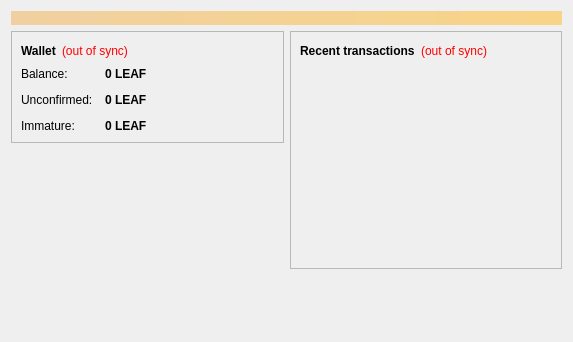
<?xml version="1.0" encoding="UTF-8"?>
<ui version="4.0">
 <class>OverviewPage</class>
 <widget class="QWidget" name="OverviewPage">
  <property name="geometry">
   <rect>
    <x>0</x>
    <y>0</y>
    <width>573</width>
    <height>342</height>
   </rect>
  </property>
  <property name="windowTitle">
   <string>Form</string>
  </property>
  <layout class="QVBoxLayout" name="topLayout">
   <item>
    <widget class="QLabel" name="labelAlerts">
     <property name="visible">
      <bool>false</bool>
     </property>
     <property name="styleSheet">
      <string notr="true">background-color: qlineargradient(x1: 0, y1: 0, x2: 1, y2: 0, stop:0 #F0D0A0, stop:1 #F8D488); color:#000000;</string>
     </property>
     <property name="wordWrap">
      <bool>true</bool>
     </property>
     <property name="margin">
      <number>3</number>
     </property>
    </widget>
   </item>
   <item>
    <layout class="QHBoxLayout" name="horizontalLayout" stretch="1,1">
     <item>
      <layout class="QVBoxLayout" name="verticalLayout_2">
       <item>
        <widget class="QFrame" name="frame">
         <property name="frameShape">
          <enum>QFrame::StyledPanel</enum>
         </property>
         <property name="frameShadow">
          <enum>QFrame::Raised</enum>
         </property>
         <layout class="QVBoxLayout" name="verticalLayout_4">
          <item>
           <layout class="QHBoxLayout" name="horizontalLayout_4">
            <item>
             <widget class="QLabel" name="label_5">
              <property name="font">
               <font>
                <weight>75</weight>
                <bold>true</bold>
               </font>
              </property>
              <property name="text">
               <string>Wallet</string>
              </property>
             </widget>
            </item>
            <item>
             <widget class="QLabel" name="labelWalletStatus">
              <property name="toolTip">
               <string>The displayed information may be out of date. Your wallet automatically synchronizes with the RupayaCoin network after a connection is established, but this process has not completed yet.</string>
              </property>
              <property name="styleSheet">
               <string notr="true">QLabel { color: red; }</string>
              </property>
              <property name="text">
               <string notr="true">(out of sync)</string>
              </property>
              <property name="alignment">
               <set>Qt::AlignLeading|Qt::AlignLeft|Qt::AlignVCenter</set>
              </property>
             </widget>
            </item>
            <item>
             <spacer name="horizontalSpacer_2">
              <property name="orientation">
               <enum>Qt::Horizontal</enum>
              </property>
              <property name="sizeHint" stdset="0">
               <size>
                <width>40</width>
                <height>20</height>
               </size>
              </property>
             </spacer>
            </item>
           </layout>
          </item>
          <item>
           <layout class="QFormLayout" name="formLayout_2">
            <property name="fieldGrowthPolicy">
             <enum>QFormLayout::AllNonFixedFieldsGrow</enum>
            </property>
            <property name="horizontalSpacing">
             <number>12</number>
            </property>
            <property name="verticalSpacing">
             <number>12</number>
            </property>
            <item row="0" column="0">
             <widget class="QLabel" name="label">
              <property name="text">
               <string>Balance:</string>
              </property>
             </widget>
            </item>
            <item row="0" column="1">
             <widget class="QLabel" name="labelBalance">
              <property name="font">
               <font>
                <weight>75</weight>
                <bold>true</bold>
               </font>
              </property>
              <property name="cursor">
               <cursorShape>IBeamCursor</cursorShape>
              </property>
              <property name="toolTip">
               <string>Your current balance</string>
              </property>
              <property name="text">
               <string notr="true">0 LEAF</string>
              </property>
              <property name="textInteractionFlags">
               <set>Qt::LinksAccessibleByMouse|Qt::TextSelectableByKeyboard|Qt::TextSelectableByMouse</set>
              </property>
             </widget>
            </item>
            <item row="1" column="0">
             <widget class="QLabel" name="label_3">
              <property name="text">
               <string>Unconfirmed:</string>
              </property>
             </widget>
            </item>
            <item row="1" column="1">
             <widget class="QLabel" name="labelUnconfirmed">
              <property name="font">
               <font>
                <weight>75</weight>
                <bold>true</bold>
               </font>
              </property>
              <property name="cursor">
               <cursorShape>IBeamCursor</cursorShape>
              </property>
              <property name="toolTip">
               <string>Total of transactions that have yet to be confirmed, and do not yet count toward the current balance</string>
              </property>
              <property name="text">
               <string notr="true">0 LEAF</string>
              </property>
              <property name="textInteractionFlags">
               <set>Qt::LinksAccessibleByMouse|Qt::TextSelectableByKeyboard|Qt::TextSelectableByMouse</set>
              </property>
             </widget>
            </item>
            <item row="2" column="0">
             <widget class="QLabel" name="labelImmatureText">
              <property name="text">
               <string>Immature:</string>
              </property>
             </widget>
            </item>
            <item row="2" column="1">
             <widget class="QLabel" name="labelImmature">
              <property name="font">
               <font>
                <weight>75</weight>
                <bold>true</bold>
               </font>
              </property>
              <property name="toolTip">
               <string>Mined balance that has not yet matured</string>
              </property>
              <property name="text">
               <string notr="true">0 LEAF</string>
              </property>
              <property name="textInteractionFlags">
               <set>Qt::LinksAccessibleByMouse|Qt::TextSelectableByKeyboard|Qt::TextSelectableByMouse</set>
              </property>
             </widget>
            </item>
           </layout>
          </item>
         </layout>
        </widget>
       </item>
       <item>
        <spacer name="verticalSpacer">
         <property name="orientation">
          <enum>Qt::Vertical</enum>
         </property>
         <property name="sizeHint" stdset="0">
          <size>
           <width>20</width>
           <height>40</height>
          </size>
         </property>
        </spacer>
       </item>
        <item>
         <widget class="QLabel" name="label_wallet_bgcoin">
          <property name="text">
           <string/>
          </property>
          <property name="pixmap">
           <pixmap resource="../bitcoin.qrc">:/images/wallet_bgcoin</pixmap>
          </property>
          <property name="scaledContents">
           <bool>false</bool>
          </property>
          <property name="alignment">
           <set>Qt::AlignCenter</set>
          </property>
          <property name="margin">
           <number>-2</number>
          </property>
         </widget>
        </item>
        <item>
         <widget class="QLabel" name="label_6">
          <property name="text">
           <string/>
          </property>
         </widget>
        </item>
      </layout>
     </item>
     <item>
      <layout class="QVBoxLayout" name="verticalLayout_3">
       <item>
        <widget class="QFrame" name="frame_2">
         <property name="frameShape">
          <enum>QFrame::StyledPanel</enum>
         </property>
         <property name="frameShadow">
          <enum>QFrame::Raised</enum>
         </property>
         <layout class="QVBoxLayout" name="verticalLayout">
          <item>
           <layout class="QHBoxLayout" name="horizontalLayout_2">
            <item>
             <widget class="QLabel" name="label_4">
              <property name="text">
               <string>&lt;b&gt;Recent transactions&lt;/b&gt;</string>
              </property>
             </widget>
            </item>
            <item>
             <widget class="QLabel" name="labelTransactionsStatus">
              <property name="toolTip">
               <string>The displayed information may be out of date. Your wallet automatically synchronizes with the RupayaCoin network after a connection is established, but this process has not completed yet.</string>
              </property>
              <property name="styleSheet">
               <string notr="true">QLabel { color: red; }</string>
              </property>
              <property name="text">
               <string notr="true">(out of sync)</string>
              </property>
              <property name="alignment">
               <set>Qt::AlignRight|Qt::AlignTrailing|Qt::AlignVCenter</set>
              </property>
             </widget>
            </item>
            <item>
             <spacer name="horizontalSpacer">
              <property name="orientation">
               <enum>Qt::Horizontal</enum>
              </property>
              <property name="sizeHint" stdset="0">
               <size>
                <width>40</width>
                <height>20</height>
               </size>
              </property>
             </spacer>
            </item>
           </layout>
          </item>
          <item>
           <widget class="QListView" name="listTransactions">
            <property name="styleSheet">
             <string notr="true">QListView { background: transparent; }</string>
            </property>
            <property name="frameShape">
             <enum>QFrame::NoFrame</enum>
            </property>
            <property name="verticalScrollBarPolicy">
             <enum>Qt::ScrollBarAlwaysOff</enum>
            </property>
            <property name="horizontalScrollBarPolicy">
             <enum>Qt::ScrollBarAlwaysOff</enum>
            </property>
            <property name="selectionMode">
             <enum>QAbstractItemView::NoSelection</enum>
            </property>
           </widget>
          </item>
         </layout>
        </widget>
       </item>
       <item>
        <spacer name="verticalSpacer_2">
         <property name="orientation">
          <enum>Qt::Vertical</enum>
         </property>
         <property name="sizeHint" stdset="0">
          <size>
           <width>20</width>
           <height>40</height>
          </size>
         </property>
        </spacer>
       </item>
      </layout>
     </item>
    </layout>
   </item>
  </layout>
 </widget>
 <resources/>
 <connections/>
</ui>
